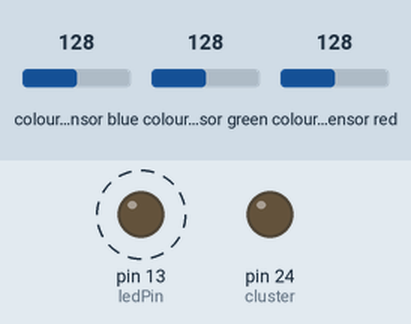
The sketch below on a simulated Arduino Mega 2560, built with avr-gcc and run on an emulated ATmega2560. Parts: output pins drawn as LEDs (lit = HIGH). Dashed ring = blinking. The inputs (shaded band) are chosen by the test bench; at power-on: colour sensor blue 128, colour sensor green 128, colour sensor red 128. What the sketch prints to the serial monitor is not drawn.

Above: at 0.05 s.
Timing chart, 0 to 3.0 s (numbered marks = the images above):
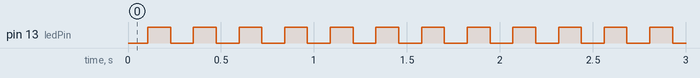

Measured:
- by itself, pin 13 (ledPin): alternates HIGH for 0.12 s and LOW for 0.12 s

The sketch:

tcs34725.ino
```cpp
#include <Wire.h>
#include "Adafruit_TCS34725.h"

/* Example code for the Adafruit TCS34725 breakout library */

/* Connect SCL    to analog 5
   Connect SDA    to analog 4
   Connect VDD    to 3.3V DC
   Connect GROUND to common ground */

/* Initialise with default values (int time = 2.4ms, gain = 1x) */
// Adafruit_TCS34725 tcs = Adafruit_TCS34725();
int ledPin = 13;
int cluster = 24;
int val = 0;
/* Initialise with specific int time and gain values */
Adafruit_TCS34725 tcs = Adafruit_TCS34725(TCS34725_INTEGRATIONTIME_700MS, TCS34725_GAIN_1X);

void setup(void) {
  Serial.begin(9600);
  pinMode(ledPin, OUTPUT);
  pinMode(cluster, OUTPUT);

  if (tcs.begin()) {
    Serial.println("Found sensor");
  } else {
    Serial.println("No TCS34725 fou nd ... check your connections");
    while (1);
  }

  // Now we're ready to get readings!
}

void loop(void) {
  uint16_t r, g, b, c, colorTemp, lux;

  tcs.getRawData(&r, &g, &b, &c);
  colorTemp = tcs.calculateColorTemperature(r, g, b);
  lux = tcs.calculateLux(r, g, b);

//  Serial.print("Color Temp: "); Serial.print(colorTemp, DEC); Serial.print(" K - ");
//  Serial.print("Lux: "); Serial.print(lux, DEC); Serial.print(" - ");
//  Serial.print("R: "); Serial.print(r, DEC); Serial.print("R: "); Serial.print(r); Serial.print(" ");
//  Serial.print("G: "); Serial.print(g, DEC); Serial.print("G: ");Serial.print(g); Serial.print(" ");
//  Serial.print("B: "); Serial.print(b, DEC);  Serial.print("B: ");Serial.print(b); Serial.print(" ");
//  Serial.print("C: "); Serial.print(c, DEC); Serial.print(" ");

  float normalized_r = (float)r/(float)c;

  float normalized_g = (float)g/(float)c;
  float normalized_b = (float)b/(float)c;
  Serial.print("NormalzedR: "); Serial.print(normalized_r, DEC);
  Serial.print("NormalzedG: "); Serial.print(normalized_g, DEC);
  Serial.print("NormalzedB: "); Serial.print(normalized_b, DEC);
  Serial.print(" ");
  //Serial.print("R: "); Serial.print(normalized_r); Serial.print(" ");

  float initial_r_concrete = 0.475134320476773;
  float initial_g_concrete = 0.408362330818229;
  float initial_b_concrete = 0.414381790870876;

  float initial_r_grass = 0.781608135625124;
  float initial_g_grass = 0.634155549167938;
  float initial_b_grass = 0.631544337770956;
  int counter_grass = 0;
  int counter_concrete = 0;

  float distance_to_concrete = sqrt( pow((normalized_r - initial_r_concrete),2)+ pow((normalized_g - initial_g_concrete),2)+ pow((normalized_b- initial_b_concrete),2) );
  float distance_to_grass = sqrt( pow((normalized_r - initial_r_grass),2)+ pow((normalized_g - initial_g_grass),2)+ pow((normalized_b- initial_b_grass),2) );
  Serial.print('\n');
  Serial.print("concrete: "); Serial.print(distance_to_concrete, DEC); Serial.print(" ");
  Serial.print('\n');
  Serial.print("grass "); Serial.print(distance_to_grass, DEC); Serial.print(" ");
  Serial.print('\n');

  if(distance_to_grass > distance_to_concrete)
  {

    if(digitalRead(ledPin)== 1)
    {
      digitalWrite(ledPin,LOW);
    }
    else
    {
      digitalWrite(ledPin, HIGH);
    }

    counter_concrete++;
  }
  else
  {
    digitalWrite(ledPin,LOW);
    counter_grass++;
  }
  if(counter_grass+counter_concrete == 5){
    if(counter_grass>counter_concrete){
      digitalWrite(cluster,HIGH); }
    else{
       digitalWrite(cluster,LOW); }
    counter_concrete = 0;
    counter_grass = 0;
    delay(1000);
  }
}
```

main.c
```cpp
/*
 * PWM_Test_1280.c
 *
 * Created: 2/26/2020 8:06:14 PM
 * Author : Justin
 */

#include <avr/io.h>
#define F_CPU	16000000UL
#include <util/delay.h>
#include <stdlib.h>
#include <stdbool.h>

#define ms(x)		_delay_ms(x)
#define us(x)		_delay_us(x)

#define DEFAULT_SPEED_DUTY_CYCLE	50

#define SPEED_PWM_PIN		PE3
#define FWD_BCK_PIN			PE4
#define LFT_RGT_PIN			PE5

#define SPEED_OCR_REG		OCR3A
#define FWD_BCK_OCR_REG		OCR3B
#define LFT_RGT_OCR_REG		OCR3C

#define PWM_FREQ_HZ			500
#define PWM_TOP_MAX			65535
#define PWM_TOP_VAL			F_CPU / (PWM_FREQ_HZ * 2)

#define PWM_HIGHEST_MILLIVOLT	(uint32_t)5000
#define PWM_IDLE_MILLIVOLT		(uint32_t)2500
#define PWM_FWD_MILLIVOLT		(uint32_t)4000
#define PWM_BCK_MILLIVOLT		(uint32_t)1000
#define PWM_RGT_MILLIVOLT		(uint32_t)4000
#define PWM_LFT_MILLIVOLT		(uint32_t)1000

#define PWM_FWD_STATE			1
#define PWM_BCK_STATE			0
#define PWM_LFT_STATE			1
#define PWM_RGT_STATE			0

// Return 1 - Error 0 - Good
bool PWM_Init(void)
{
	// Set all 3 pins as output
	DDRE |= (1 << SPEED_PWM_PIN) | (1 << FWD_BCK_PIN) | (1 << LFT_RGT_PIN);

	// Enable OC3A, OC3B, and OC3C pins - clear when upcounting, set when downcounting
	TCCR3A |= (1 << COM3A1) | (1 << COM3B1) | (1 << COM3C1);

	// Frequency and phase corrected PWM mode, prescaler is 1
	TCCR3B |= (1 << WGM33) | (1 << CS30);

	// Setting TOP value in ICR3 for 500Hz freq
	if(PWM_TOP_VAL > PWM_TOP_MAX)
	{
		return 1;
	}
	ICR3 = PWM_TOP_VAL;

	// Sanity check
	TCNT3 = 0;

	return 0;

}

// Return 1 - Error 0 - Good
bool PWM_Speed_Update(uint8_t speed_duty)
{
	if(speed_duty > 100)
	{
		return 1;
	}
	SPEED_OCR_REG = (uint32_t)(speed_duty * PWM_TOP_VAL) / 100;
	return 0;
}

// Return 1 - Error 0 - Good
bool PWM_F_B_Update(bool F_or_B)	// Forward: 1 // Backward: 0
{
	uint8_t speed_duty = 50;
	LFT_RGT_OCR_REG = (uint32_t)(speed_duty * PWM_TOP_VAL) / 100;
	if(F_or_B == PWM_FWD_STATE)
	{
		FWD_BCK_OCR_REG = PWM_FWD_MILLIVOLT * (PWM_TOP_VAL / PWM_HIGHEST_MILLIVOLT);
	}
	else if(F_or_B == PWM_BCK_STATE)
	{
		FWD_BCK_OCR_REG = PWM_BCK_MILLIVOLT * (PWM_TOP_VAL / PWM_HIGHEST_MILLIVOLT);
	}
	else
	{
		return 1;
	}
	return 0;
}

// Return 1 - Error 0 - Good
bool PWM_L_R_Update(bool L_or_R)	// Left: 1 // Right: 0
{
		uint8_t speed_duty = 50;
		FWD_BCK_OCR_REG = (uint32_t)(speed_duty * PWM_TOP_VAL) / 100;
		if(L_or_R == PWM_LFT_STATE)
		{
			LFT_RGT_OCR_REG = PWM_LFT_MILLIVOLT * (PWM_TOP_VAL / PWM_HIGHEST_MILLIVOLT);
		}
		else if(L_or_R == PWM_RGT_STATE)
		{
			LFT_RGT_OCR_REG = PWM_RGT_MILLIVOLT * (PWM_TOP_VAL / PWM_HIGHEST_MILLIVOLT);
		}
		else
		{
			return 1;
		}
		return 0;
}

void Robot_Stop(void)
{
	FWD_BCK_OCR_REG = PWM_IDLE_MILLIVOLT * (PWM_TOP_VAL / PWM_HIGHEST_MILLIVOLT);
	LFT_RGT_OCR_REG = PWM_IDLE_MILLIVOLT * (PWM_TOP_VAL / PWM_HIGHEST_MILLIVOLT);
}

void Dig_Read_Setup(uint8_t Pin)
{
	DDRA &= ~(1 << Pin);
	PORTA |= (1 << Pin);
}

bool Digital_Read(uint8_t Pin)
{
	return ((PINA & (1 << Pin)) >> Pin);
}

int main(void)
{

	PWM_Init();
	PWM_Speed_Update(50);
	uint8_t Pin = 2;
	Dig_Read_Setup(Pin);
	DDRA|= (1 << PA7);
	DDRG|= (1 << PG5);


//	uint8_t speed_duty = 0, i = 0;

    while (1)
    {
/*		if(i == 0)
		{
			while(1)
			{
				PWM_Speed_Update(speed_duty);
				ms(20);
				speed_duty += 1;
				if(speed_duty == 100)
				{
					i = 1;
					break;
				}
			}
		}
		else if(i == 1)
		{
			while(1)
			{
				PWM_Speed_Update(speed_duty);
				ms(20);
				speed_duty -= 1;
				if(speed_duty == 0)
				{
					i = 0;
					break;
				}
			}
		}*/
		//Robot_Stop();
		//ms(3000);
		//PWM_F_B_Update(PWM_FWD_STATE);
		//ms(5000);
		//Robot_Stop();
		//ms(5000);
		//PWM_F_B_Update(PWM_BCK_STATE);
		//ms(5000);
		//Robot_Stop();
		//ms(5000);
		//PWM_L_R_Update(PWM_LFT_STATE);
		//ms(5000);~
		//Robot_Stop();
		//ms(5000);
		//PWM_L_R_Update(PWM_RGT_STATE);
		//ms(5000);
		//PWM_L_R_Update(PWM_RGT_STATE);
		//ms(5000);
		//Robot_Stop();
		//ms(5000);

		bool state = Digital_Read(Pin);
		if(state == true)
		{
			PORTG |= (1 << PG5);
			PORTA &= ~(1<<PA7);
			PWM_F_B_Update(PWM_FWD_STATE);
			//ms(500);
		}
		else
		{
			PORTA |= (1<<PA7);
			PORTG &= ~(1 << PG5);
			Robot_Stop();
			//ms(500);
		}
    }
}
```
